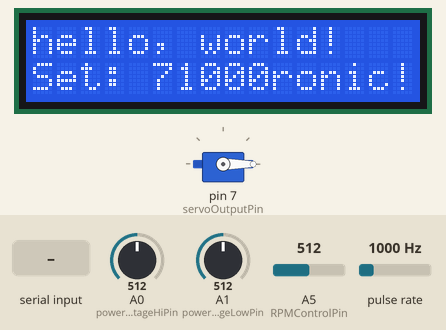
Recording of a sketch running on a simulated Arduino Uno, built with avr-gcc and run on an emulated ATmega328P. On the bench: servo, 16×2 character LCD. Wiring (inferred from the names in the program): pulse sensor: data pin 2. The inputs (shaded band) are chosen by the test bench; at power-on: pulse rate 1000 Hz, A5 (RPMControlPin) = 512, A0 (powerVoltageHiPin) = 512, A1 (powerVoltageLowPin) = 512. What the sketch prints to the serial monitor is not drawn.

Above: at 3.2 s.
3.3 s: pulse rate (sensor on pin 2) set to 43 Hz
At 3.78 s:
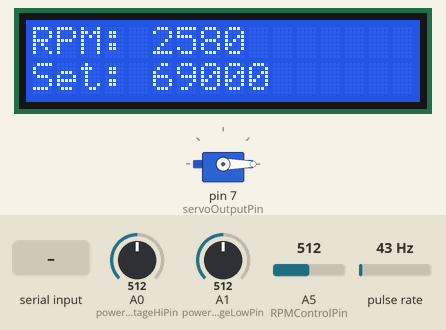
5.7 s: pulse rate (sensor on pin 2) set to 36 Hz
At 6.5 s:
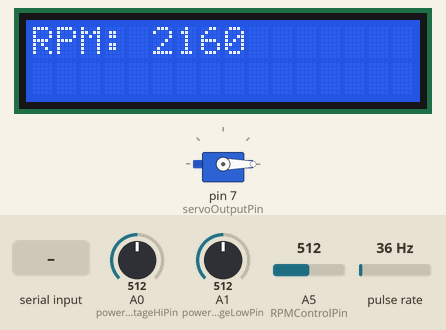
8.7 s: "k\n" received over Serial
At 11.4 s:
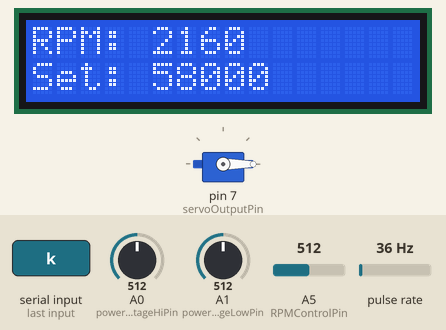
11.7 s: "stop\n" received over Serial
At 13.49 s:
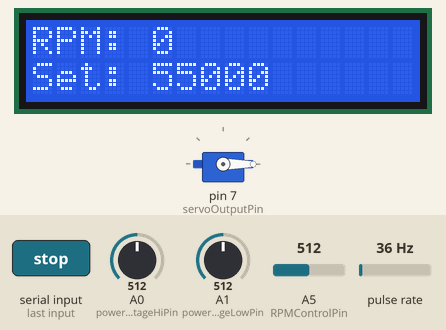
14.7 s: A5 (RPMControlPin) set to 992
At 16.9 s:
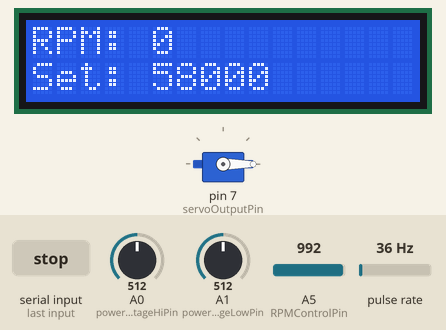
Timing chart, 0 to 18.4 s (numbered marks = the images above; inputs shaded):
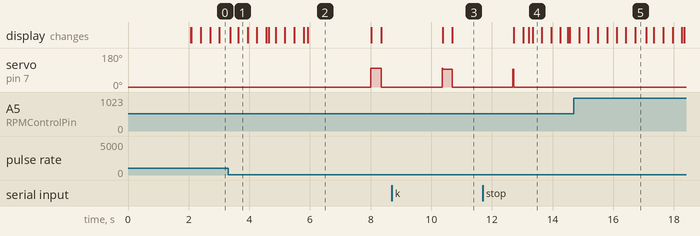

Measured:
- the behaviour switches between 39 and 38 Hz on pulse rate (sensor on pin 2) (found by bisection; images 1 and 2)
- after the input at 5.7 s, servo on pin 7 (servoOutputPin): 0° → 100° after 2.3 s, → 0° 0.36 s later
- after the input at 8.7 s, the display: first differs from a run without the input after 2.0 s (image 3)
- after the input at 11.7 s, the display: first differs from a run without the input after 1.5 s (image 4 shows a later state)
- what the display in image 2 shows lasts 2.1 s, from 5.9 s to 8.0 s

The sketch:

chronic_mk2_v2.ino
```cpp
//////////////////////////////////////////////////////////////////////////////////////////////////////////////////////////////////////
// mk1v1 -runs motor at full speed (supply voltage bypasses arduino)
//       -calculates and transmits rpm and supply voltages on either side of a current sense resistor
// mk1v2 adds auto restart and serial event handling with start/stop commands (7406 bytes)
//       works for bluetooth with no change
// mk1v4 corrects current and voltage and power measures
// mk1v5 adds interactive servo control and tries to make RPM work at less than 100% duty cycle
// mk1v7 adds averaging and switched power resistor to have just phoenix on current sense and calibrates voltage measurement
//
// mk2 will increase update rate, fix restart (by limiting it), add SD card support, add speed control, add the display, and
// add local RPM controls
//
// mk2v1 basic function of mk1
// mk2v2 add LCD support and reading of local switch to control RPM set point
//
// todo: remove unnecessary test of period == 3; maybe use a specific RPM output to indicate no valid RPM measure on display
//       use h/w indication of unit number (with AI high or low) to set resistor caliration values
//       make output verbose again
//       make stop after 5 restart attempts and require button press to try another five
//       fix settleIn coming after information already incorporated into average
//       motor jitters when seized and this reads as valid RPMs
//       motor haltingly starts when powered by USB alone (shouldn't try to run at all -- just set limit on voltage
//////////////////////////////////////////////////////////////////////////////////////////////////////////////////////////////////////

  #include <Servo.h>      // RC-style servo for Phoenix motor controller
  #include <LiquidCrystal.h>

  Servo myservo;          // RC-style servo for Phoenix motor controller
  LiquidCrystal lcd (3, 4, 5, 8, 9, 10);         // RS, EN, DB4, DB5, DB6, DB7

  const int powerVoltageHiPin = A0;     // analog input for battery side of the current sense resistor
  const int powerVoltageLowPin = A1;    // analog input for Phoenix side of the current sense resistor
  const int RPMControlPin = A5;         // analog input for RMP up/down control switch
  const int RPMMeasurePin = 2;          // digital in for RPM determination (not used in code, but here for completeness)
  const int servoOutputPin = 7;         // digital out for servo signal to Phoenix

  const float hiVoltageCalibration = 46.77;  // battery side ticks/V
  const float lowVoltageCalibration = 47.23; // Phoenix side ticks/V
  const int cyclesToAverage = 50;
  const int lowMidThresh = 338;
  const int midHighThresh = 849;
  const int RPMSetPointDelta = 1000;
  const int RPMChangePeriod = 300;

  int servoPulseWidth = 100;            // initial servo pulse width in 10s of usec; motor starts running at about 70 and maxes out at 120 or so
  int RPMControlVoltage;
  long RPMSetPoint = 75000;
  long lastRPMChange;
  float vhigh, vlow, current, power;    // voltages in volts, current in amps, power in watts
  float vlowAverage = 0, currentAverage = 0, powerAverage = 0, electricalN = 0;  // electricalN is the valid number of measurements to average
  volatile unsigned long start = 0, period = 3;    // measure period in usec for RPM determination; 3 signifies no valid information (may switch to 0 if possible)
  long motorSpeed, motorSpeedAverage = 0, motorSpeedN = 0;                       // RPM data; motorSpeedN is the valid number of measurements to average
  int restartAttempts = 0;
  int settleIn = 0;                       // settleIn counts a period during which RPM determination is wrong and output is suppressed

  String inputString = "";                                                                       // a string to hold incoming data
  boolean stringComplete = false, wantedOn = true, understood = false, motorSpinning = false;   // whether the string is complete

//////////////////////////////////////////////////////////////////////////////////////////////////////////////////////////////////////

  void setup () {

    myservo.attach (servoOutputPin);  // attaches the servo on pin 9 to the servo object
    myservo.write (0);                // set initial throttle value to zero
    delay (2000);                     // zero throttle for "some time" required to initialize the Phoenix (1500 ms only worked some of the time)

    attachInterrupt (0, computeFrequency, FALLING);  // this calls computeFrequency on every falling transition on D2

    Serial.begin (9600);
    inputString.reserve (200);

    lcd.begin (16, 2);
    lcd.print ("hello, world!");
    lcd.setCursor (0, 1);              // (Column, Row)
    lcd.print ("This is chronic!");

  }

//////////////////////////////////////////////////////////////////////////////////////////////////////////////////////////////////////

  void loop () {

    delay (25);              // takes a long time to start (like a minute) at 10, seems to work fine all the time at 25

    if (stringComplete)       // check for commands from a host PC over the serial connection (bluetooth or wired)
      processInputString ();

    if (millis () - lastRPMChange > RPMChangePeriod)
      readRPMControl ();

    if (!wantedOn)
      myservo.write (0);      // set throttle to zero if desired state is off

    if (wantedOn && (period == 3)) {        // auto restart - if the desired state is on but there is no valid RPM data a restart is attempted
      myservo.write (0);                    // set throttle to zero
      delay (2000);                         // wait two seconds
      myservo.write (servoPulseWidth);      // set throttle to last desired setting
      restartAttempts++;                    // track number of restart attempts
    }

    if ((period == 3) || !wantedOn)
      motorSpeed = 0;                          // if the motor is commanded off or there is no valid RPM data, then show zero as motor RPM
    else {
      if (60000000/period < 200000) {          // values over 200k are erroneous - perhaps from beeps; valid zeroes make it through this
        motorSpeed = 60000000/period;          // 1/period is rotations/usec; 1,000,000x to covert to rotations/sec; 60x to convert to RPM
        motorSpeedAverage += motorSpeed;
        motorSpeedN++;
        motorSpinning = motorSpeed > 5000;     // track whether motor is spinning (5000 allows for valid zeroes corrupted by odd beeps or such
      }
      period = 3;                              // set period = 3 as a flag that new period information is needed
    }

    if (settleIn < 5) {                        // this is to suppress possibly erroneuous values after commanding motor on
      motorSpeed = 0;                          // but it's wrong here since information has already been incorporated into average above
      settleIn++;
    }

    measureElectricals ();

    if (electricalN == cyclesToAverage)
      sendData ();

  }

//////////////////////////////////////////////////////////////////////////////////////////////////////////////////////////////////////

  void processInputString () {

    inputString.trim();
    understood = false;

    if (inputString == "start" ) {
      wantedOn = true;
      Serial.println ("Motor should be on");
      settleIn = 0;
      understood  = true;
    }

    if (inputString == "stop" ) {
      wantedOn = false;
      Serial.println ("Motor should be off");
      understood = true;
    }

    if (inputString == "i") {
      servoPulseWidth += 5;
      if (servoPulseWidth > 180)
        servoPulseWidth = 180;
      myservo.write (servoPulseWidth);
      Serial.print ("Servo pulse width: ");
      Serial.println (servoPulseWidth);
      understood = true;
    }

    if (inputString == "k") {
      servoPulseWidth -= 5;
      if (servoPulseWidth < 70)
        servoPulseWidth = 70;
      myservo.write (servoPulseWidth);
      Serial.print ("Servo pulse width: ");
      Serial.println (servoPulseWidth);
      understood = true;
    }

    if (!understood)
      Serial.println ("Message not understood");

    inputString = "";   // clear the string:
    stringComplete = false;

  }

//////////////////////////////////////////////////////////////////////////////////////////////////////////////////////////////////////

  void readRPMControl () {

    RPMControlVoltage = analogRead (RPMControlPin);

    if (RPMControlVoltage > lowMidThresh)
      if (RPMControlVoltage < midHighThresh)
        RPMSetPoint -= RPMSetPointDelta;
      else
        RPMSetPoint += RPMSetPointDelta;

    lcd.setCursor (0, 1);              // (Column, Row)
    lcd.print ("Set: ");
    lcd.print (RPMSetPoint);
    lastRPMChange = millis ();

  }

//////////////////////////////////////////////////////////////////////////////////////////////////////////////////////////////////////

  void measureElectricals () {

    vlow = analogRead (powerVoltageHiPin) / lowVoltageCalibration;          // read voltage on battery side of current sense resistor
    vhigh = analogRead (powerVoltageLowPin) / hiVoltageCalibration;        // read voltage on Phoenix side of current sense resistor
    current = vhigh - vlow;                        // calculate current into Phoenix
    power = vlow * current;                      // calculate power into Phoenix

    vlowAverage += vlow;                         // update electrical averages
    currentAverage += current;
    powerAverage += power;
    electricalN++;

  }

//////////////////////////////////////////////////////////////////////////////////////////////////////////////////////////////////////

  void sendData () {

    if (motorSpinning) {
        motorSpeedAverage /= motorSpeedN;
        currentAverage /= electricalN;
        vlowAverage /= electricalN;
        powerAverage /= electricalN;
      }
      else {
        motorSpeedAverage = 0;
        currentAverage = 0;
        vlowAverage /= electricalN;
        powerAverage = 0;
      }

      if ((currentAverage < 0) || (powerAverage < 0)) {
        motorSpeedAverage = 0;
        currentAverage = 0;
        powerAverage = 0;
      }

      Serial.print (vlow);
      Serial.print (" volts; ");
      Serial.print (current);
      Serial.print (" amps;  ");
      Serial.print (power);
      Serial.print (" watts;  ");
      Serial.print (motorSpeed);
      Serial.println (" rpms");

      lcd.clear ();             // (Column, Row)
      lcd.print ("RPM: ");
      lcd.print (motorSpeed);

      motorSpeedAverage = 0;
      motorSpeedN = 0;
      currentAverage = 0;
      vlowAverage = 0;
      powerAverage = 0;
      electricalN = 0;

  }

//////////////////////////////////////////////////////////////////////////////////////////////////////////////////////////////////////

  void serialEvent() {

    while (Serial.available()) {
      char inChar = (char)Serial.read(); // get the new byte:
      if (inChar == '\n')
        stringComplete = true;    // if the incoming character is a newline, set a flag
      else
        inputString += inChar;     // add it to the inputString:
    }

  }

//////////////////////////////////////////////////////////////////////////////////////////////////////////////////////////////////////

  void computeFrequency () {

    if (micros () - start > 100)
      period = micros () - start;
    start = micros ();

  }
```
